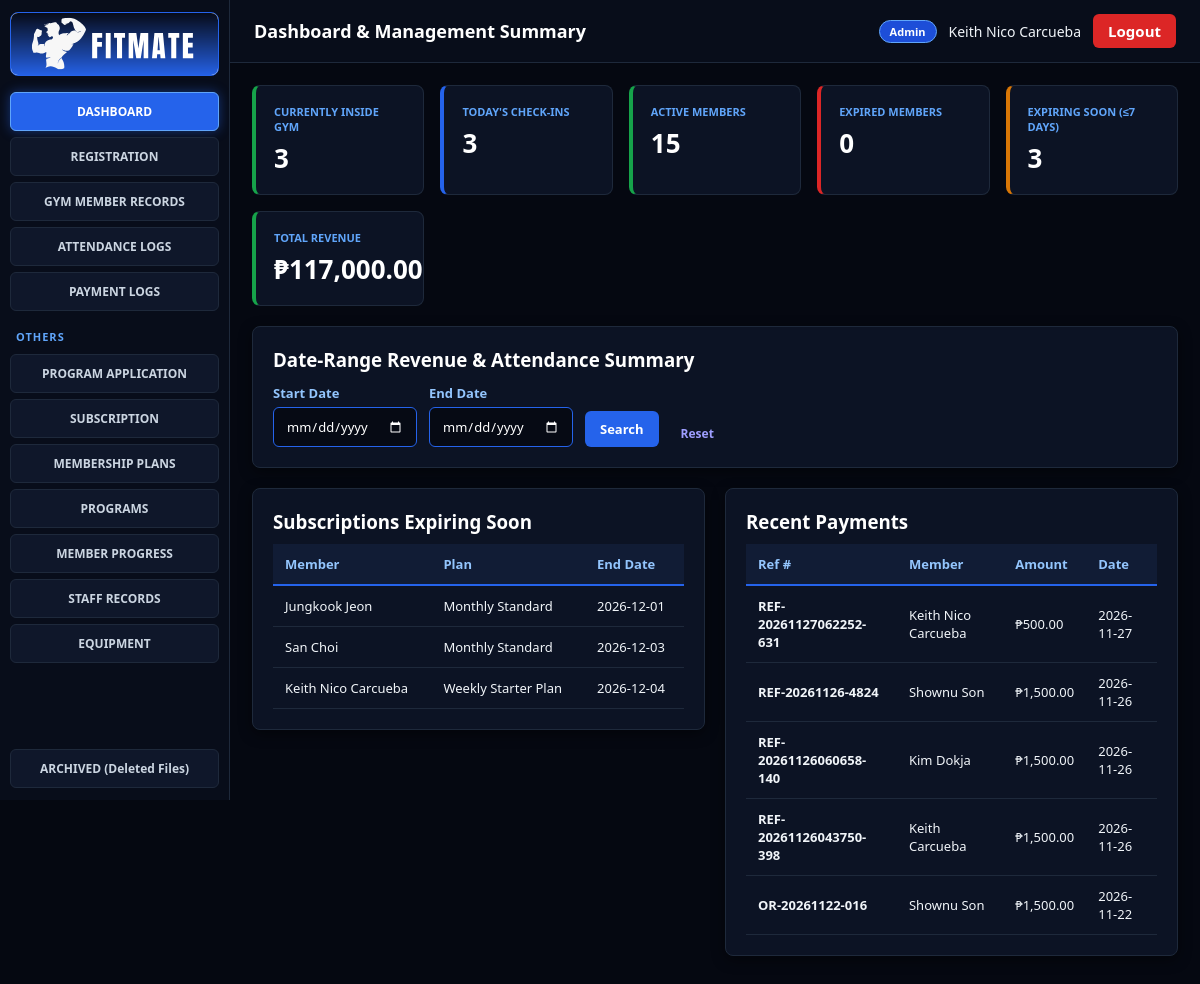
/attendance/dashboard.php (signed in), run on the app's committed database.
### tables this page shows
CREATE TABLE `payment` (
  `PaymentID` int(11) NOT NULL,
  `MemberID` varchar(15) NOT NULL,
  `StaffID` varchar(15) NOT NULL,
  `SubscriptionID` varchar(15) NOT NULL,
  `Amount` decimal(10,2) NOT NULL,
  `PaymentDate` date NOT NULL,
  `PaymentTime` time NOT NULL,
  `PaymentMethod` varchar(30) NOT NULL,
  `ReferenceNumber` varchar(50) NOT NULL
);

### attendance/dashboard.php (the view, shortened to what this page needs)
<?php
require_once __DIR__ . '/../config/db.php';
function h($v) { return htmlspecialchars((string)$v, ENT_QUOTES, 'UTF-8'); }
if (!function_exists('is_manager')) {
    function is_manager() {
        $role = $_SESSION['role'] ?? ($_SESSION['user']['role'] ?? '');
        $role = strtolower(trim((string)$role));
        return in_array($role, ['manager', 'gym manager', 'owner', 'gym manager/owner', 'admin'], true);
    }
}
$isManager = is_manager();
$today = date('Y-m-d');
$soon  = date('Y-m-d', strtotime('+7 days'));
$latestSub = "SELECT MemberID, MAX(EndDate) AS EndDate FROM subscription GROUP BY MemberID";
$st = $pdo->prepare("
    SELECT COUNT(*)
    FROM attendance
    WHERE Date = :d
      AND (TimeOut IS NULL OR TimeOut = '00:00:00')
");
$st->execute([':d' => $today]);
$insideCount = (int)$st->fetchColumn();
$st = $pdo->prepare("SELECT COUNT(*) FROM attendance WHERE Date = :d");
$st->execute([':d' => $today]);
$todayCheckins = (int)$st->fetchColumn();
$totalRevenue = $pdo->query("SELECT COALESCE(SUM(Amount), 0) FROM payment")->fetchColumn();
$st = $pdo->prepare("
    SELECT
        COALESCE(SUM(CASE WHEN l.EndDate > :s1 THEN 1 ELSE 0 END), 0) AS active_cnt,
        COALESCE(SUM(CASE WHEN l.EndDate BETWEEN :t1 AND :s2 THEN 1 ELSE 0 END), 0) AS expiring_cnt,
        COALESCE(SUM(CASE WHEN l.EndDate IS NULL OR l.EndDate < :t2 THEN 1 ELSE 0 END), 0) AS expired_cnt
    FROM gym_member m
    LEFT JOIN ($latestSub) l ON l.MemberID = m.MemberID
    WHERE m.is_archived = 0
");
$st->execute([':s1' => $soon, ':t1' => $today, ':s2' => $soon, ':t2' => $today]);
$stat = $st->fetch();
$activeMembers = (int)$stat['active_cnt'];
$expiringSoon  = (int)$stat['expiring_cnt'];
$expiredCount  = (int)$stat['expired_cnt'];
$stmt = $pdo->query("
    SELECT *
    FROM vw_member_subscriptions
    WHERE Status = 'Active'
      AND DATEDIFF(EndDate, CURDATE()) BETWEEN 0 AND 7
    ORDER BY EndDate ASC
    LIMIT 5
");
$expiringList = $stmt->fetchAll(PDO::FETCH_ASSOC);
$recentPayments = $pdo->query("
    SELECT p.*, CONCAT(m.FirstName, ' ', m.LastName) AS FullName
    FROM payment p
    JOIN gym_member m ON p.MemberID = m.MemberID
    ORDER BY p.PaymentID DESC LIMIT 5
")->fetchAll();
$start = trim($_GET['start_date'] ?? '');
$end   = trim($_GET['end_date'] ?? '');
include __DIR__ . '/../includes/header.php';
?>
<div class="kpi-grid">
    <div class="kpi-card green"><div class="kpi-label">Currently Inside Gym</div><div class="kpi-val"><?= $insideCount ?></div></div>
    <div class="kpi-card"><div class="kpi-label">Today's Check-ins</div><div class="kpi-val"><?= $todayCheckins ?></div></div>
    <div class="kpi-card green"><div class="kpi-label">Active Members</div><div class="kpi-val"><?= $activeMembers ?></div></div>
    <div class="kpi-card red"><div class="kpi-label">Expired Members</div><div class="kpi-val"><?= $expiredCount ?></div></div>
    <div class="kpi-card amber"><div class="kpi-label">Expiring Soon (≤7 Days)</div><div class="kpi-val"><?= $expiringSoon ?></div></div>
    <div class="kpi-card green"><div class="kpi-label">Total Revenue</div><div class="kpi-val">₱<?= number_format((float)$totalRevenue, 2) ?></div></div>
</div>
<div class="card" style="margin-bottom:20px;">
    <h3 style="margin-bottom: 12px;">Date-Range Revenue & Attendance Summary</h3>
    <?php if (!$isManager): ?>
        <div style="border-left:4px solid #dc2626; padding:10px 14px; color:#fca5a5;">
            <strong>Access Denied.</strong> Only the Gym Manager can generate Attendance and Payment reports.
        </div>
    <?php else: ?>
        <form method="GET" style="display:flex; gap:12px; align-items:flex-end; flex-wrap:wrap;">
            <div class="form-group" style="margin:0;"><label>Start Date</label><input type="date" name="start_date" value="<?= h($start) ?>" required></div>
            <div class="form-group" style="margin:0;"><label>End Date</label><input type="date" name="end_date" value="<?= h($end) ?>" required></div>
            <button type="submit" class="btn btn-primary">Search</button>
            <a href="dashboard.php" class="btn btn-sm" style="text-decoration:none;">Reset</a>
        </form>
    <?php endif; ?>
</div>
<div class="grid-equal">
    <div class="card">
        <h3 style="margin-bottom: 10px;">Subscriptions Expiring Soon</h3>
        <table class="table">
            <thead><tr><th>Member</th><th>Plan</th><th>End Date</th></tr></thead>
            <tbody>
                <?php if (empty($expiringList)): ?>
                    <tr><td colspan="3">No subscriptions expiring within 7 days.</td></tr>
                <?php else: foreach ($expiringList as $e):
                    $memberDisplay = $e['MemberName'] ?? $e['FullName'] ?? trim(($e['FirstName'] ?? '') . ' ' . ($e['LastName'] ?? ''));
                ?>
                    <tr>
                        <td><?= h($memberDisplay) ?></td>
                        <td><?= h($e['PlanName'] ?? '-') ?></td>
                        <td><?= h($e['EndDate']) ?></td>
                    </tr>
                <?php endforeach; endif; ?>
            </tbody>
        </table>
    </div>
    <div class="card">
        <h3 style="margin-bottom: 10px;">Recent Payments</h3>
        <table class="table">
            <thead><tr><th>Ref #</th><th>Member</th><th>Amount</th><th>Date</th></tr></thead>
            <tbody>
                <?php if (empty($recentPayments)): ?>
                    <tr><td colspan="4">No payment records yet.</td></tr>
                <?php else: foreach ($recentPayments as $p): ?>
                    <tr>
                        <td><strong><?= h($p['ReferenceNumber'] ?? $p['PaymentID']) ?></strong></td>
                        <td><?= h($p['FullName']) ?></td>
                        <td>₱<?= number_format((float)$p['Amount'], 2) ?></td>
                        <td><?= h($p['PaymentDate'] ?? '-') ?></td>
                    </tr>
                <?php endforeach; endif; ?>
            </tbody>
        </table>
    </div>
</div>
<?php include __DIR__ . '/../includes/footer.php'; ?>

### assets/css/style.css (style rules this page uses)
:root { color-scheme: dark; }
* { box-sizing: border-box; margin: 0; padding: 0; font-family: 'Segoe UI', Tahoma, Geneva, Verdana, sans-serif; }
body { background: #050811; color: #f1f5f9; }
.card { background: #0c1324; border: 1px solid #1e293b; border-radius: 8px; padding: 20px; margin-bottom: 20px; box-shadow: 0 4px 14px rgba(0, 0, 0, 0.45); }
.card h3, .card h2, .card h4 { color: #ffffff; font-weight: 700; }
.grid-equal { display: grid; grid-template-columns: 1fr 1fr; gap: 20px; align-items: start; }
.form-group { margin-bottom: 14px; }
.form-group label { display: block; font-size: 13px; font-weight: 600; margin-bottom: 5px; color: #93c5fd; }
.form-group input, .form-group select, .form-group textarea { width: 100%; padding: 9px 12px; background: #060a14; color: #ffffff; border: 1px solid #2563eb; border-radius: 6px; font-size: 13px; }
.form-group input::placeholder, .search-bar input::placeholder { color: #64748b; }
.table { width: 100%; border-collapse: collapse; font-size: 13px; color: #f1f5f9; }
.table th { background: #111c35; color: #93c5fd; text-align: left; padding: 11px 12px; font-weight: 700; border-bottom: 2px solid #2563eb; }
.table td { padding: 11px 12px; border-bottom: 1px solid #1e293b; color: #f1f5f9; vertical-align: middle; }
.btn { display: inline-block; padding: 9px 15px; border: none; border-radius: 6px; font-size: 13px; font-weight: 600; cursor: pointer; text-decoration: none; transition: 0.15s; }
.btn-primary { background: #2563eb; color: #ffffff; }
.btn-sm { padding: 5px 10px; font-size: 12px; }

### attendance/dashboard.php (style rules this page uses)
.kpi-grid { display: grid; grid-template-columns: repeat(auto-fit, minmax(170px, 1fr)); gap: 16px; margin-bottom: 20px; }
.kpi-card { background: #0c1324; border: 1px solid #1e293b; border-radius: 8px; padding: 18px; border-left: 4px solid #2563eb; }
.kpi-card.green { border-left-color: #16a34a; }
.kpi-card.amber { border-left-color: #d97706; }
.kpi-card.red { border-left-color: #dc2626; }
.kpi-label { font-size: 11px; font-weight: 700; color: #60a5fa; text-transform: uppercase; }
.kpi-val { font-size: 26px; font-weight: 700; margin-top: 6px; color: #ffffff; }

### data on the page
payment: ReferenceNumber "REF-20261127062252-631", FullName "Keith Nico Carcueba", Amount "500.00", PaymentDate "2026-11-27"
payment: ReferenceNumber "REF-20261126-4824", FullName "Shownu Son", Amount "1,500.00", PaymentDate "2026-11-26"
payment: ReferenceNumber "REF-20261126060658-140", FullName "Kim Dokja", Amount "1,500.00", PaymentDate "2026-11-26"
payment: ReferenceNumber "REF-20261126043750-398", FullName "Keith Carcueba", Amount "1,500.00", PaymentDate "2026-11-26"
payment: ReferenceNumber "OR-20261122-016", FullName "Shownu Son", Amount "1,500.00", PaymentDate "2026-11-22"

### other printed values
$page_title "Dashboard & Management Summary"
$_SESSION['role'] "Admin"
$_SESSION['staff_name'] "Keith Nico Carcueba"
$insideCount "3"
$todayCheckins "3"
$activeMembers "15"
$expiredCount "0"
$expiringSoon "3"
$totalRevenue "117,000.00"
$memberDisplay "Jungkook Jeon"
$e['PlanName'] "Monthly Standard"
$e['EndDate'] "2026-12-01"
$memberDisplay "San Choi"
$e['EndDate'] "2026-12-03"
$memberDisplay "Keith Nico Carcueba"
